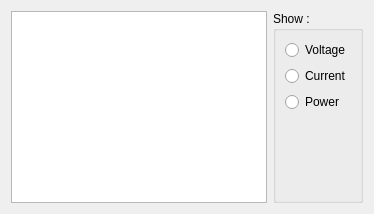
         <widget class="QWidget" name="MRAIL1TAB">
          <attribute name="title">
           <string>RAIL1</string>
          </attribute>
          <layout class="QHBoxLayout" name="horizontalLayout_5">
           <item>
            <widget class="QGraphicsView" name="RAIL1_canvas"/>
           </item>
           <item>
            <widget class="QGroupBox" name="RAIL1_Options">
             <property name="title">
              <string>Show :</string>
             </property>
             <layout class="QVBoxLayout" name="verticalLayout_5">
              <item>
               <widget class="QRadioButton" name="trendRadioButton">
                <property name="text">
                 <string>Voltage</string>
                </property>
               </widget>
              </item>
              <item>
               <widget class="QRadioButton" name="histogramRadioButton">
                <property name="text">
                 <string>Current</string>
                </property>
               </widget>
              </item>
              <item>
               <widget class="QRadioButton" name="radioButton">
                <property name="text">
                 <string>Power</string>
                </property>
               </widget>
              </item>
              <item>
               <spacer name="verticalSpacer">
                <property name="orientation">
                 <enum>Qt::Vertical</enum>
                </property>
                <property name="sizeHint" stdset="0">
                 <size>
                  <width>20</width>
                  <height>40</height>
                 </size>
                </property>
               </spacer>
              </item>
             </layout>
            </widget>
           </item>
          </layout>
         </widget>
